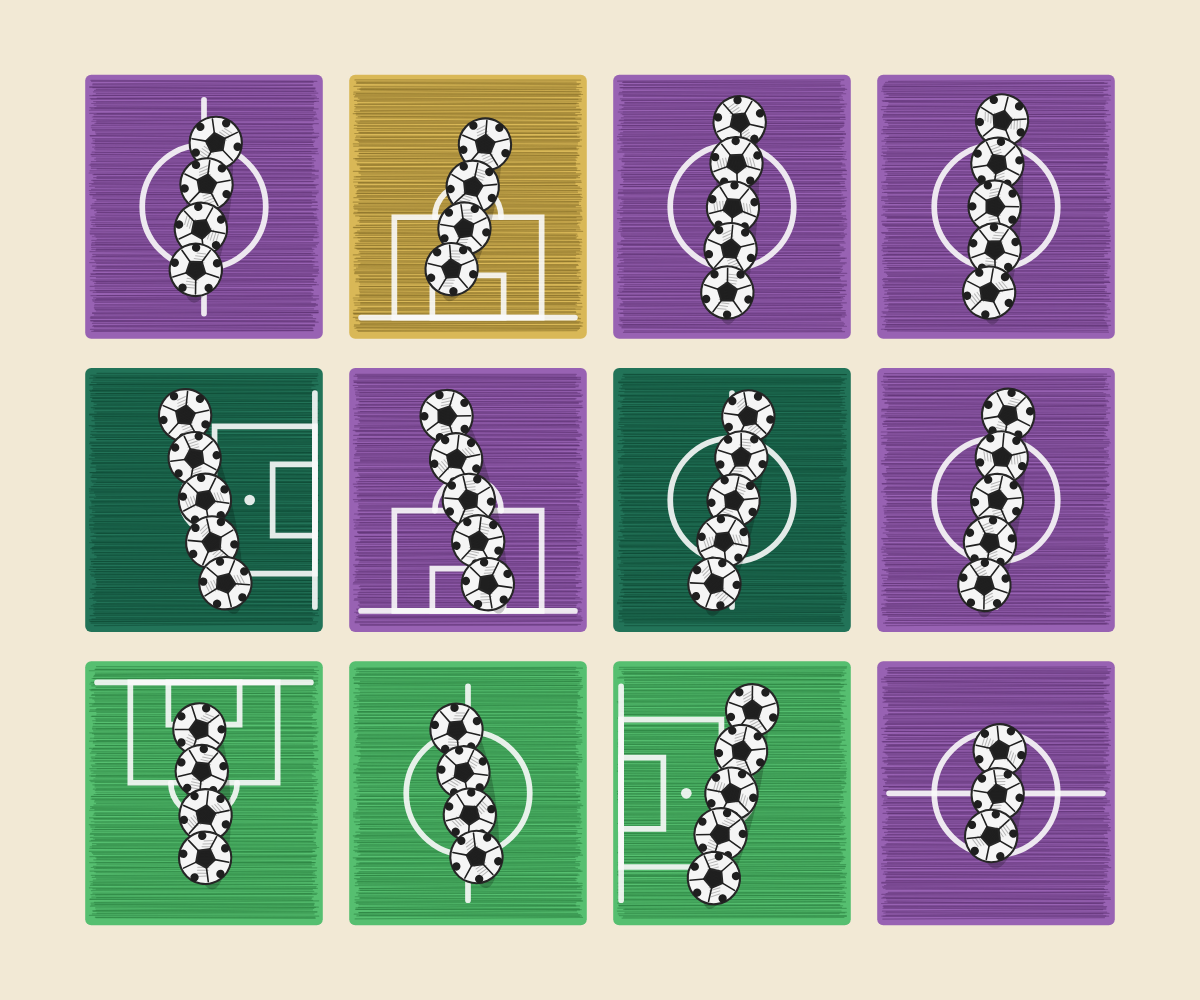
Frame 1 (no input)
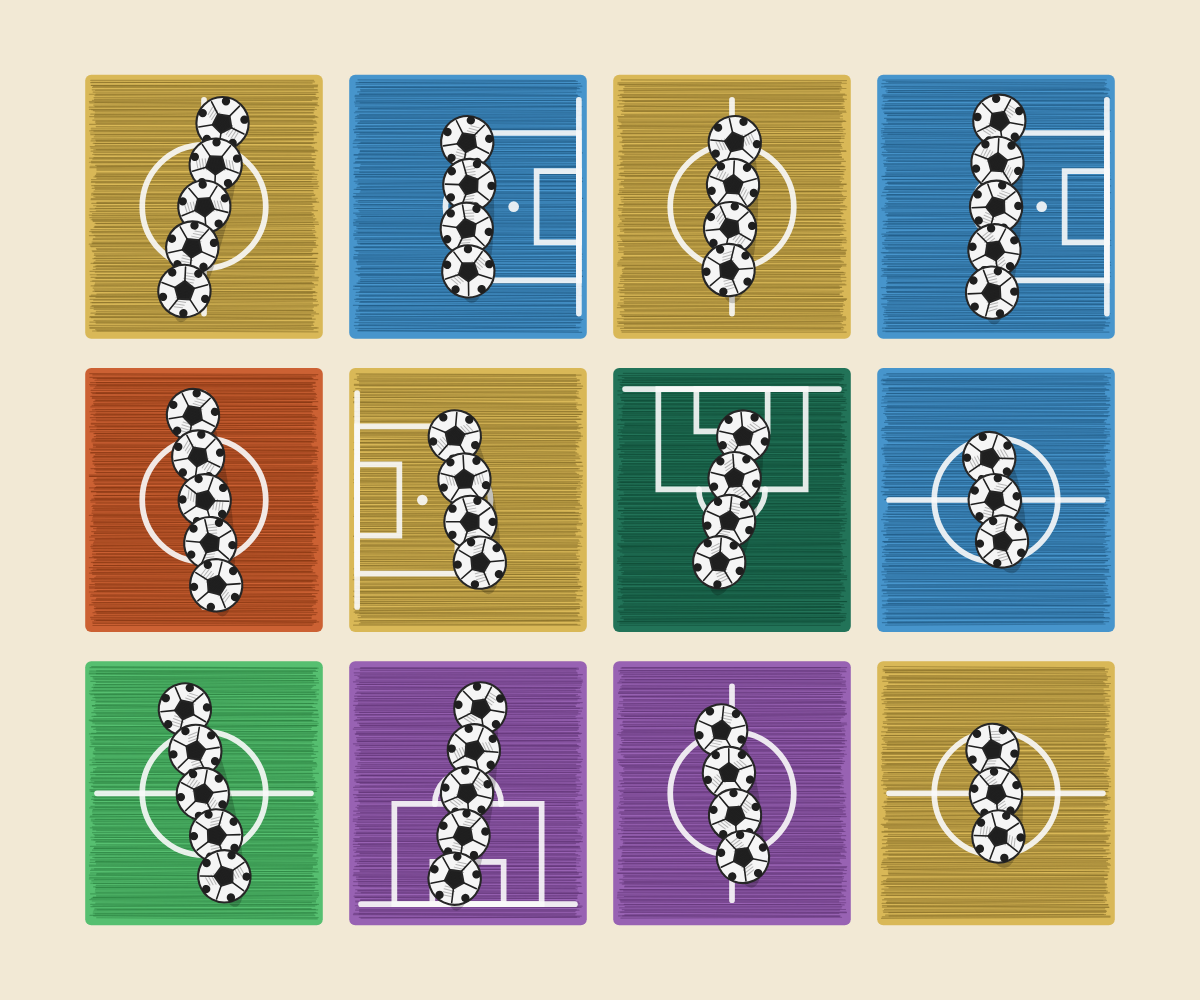
Frame 2 (the mouse pressed at the canvas centre, redrawn once)

The p5.js sketch that drew these frames (run headless with seeded random() and noise() and a simulated clock; the mouse was pressed at the canvas centre and the sketch redrawn once):

// p5.js sketch
// ── sketch.js
/* 
  ==================================================================
  ARTE GEOMÉTRICA GERATIVA: SÉRIE CAMPO E BOLAS DE FUTEBOL (p5.js)
  ==================================================================
  Inspirado na obra de Esteban Peñamil (@estebanpm__):
  https://x.com/estebanpm__/status/2094511037898965199
  
  CONCEITOS GEOMÉTRICOS ABORDADOS:
  1. Posição: Organização em grade responsiva e centralização com translate().
  2. Dimensões: Proporcionalidade baseada na menor dimensão da janela (min(width, height)).
  3. Inclinação / Direção: Rotação de marcações autênticas de campo e pilhas de bolas via rotate().
  4. Variabilidade: Composição gerativa única a cada carregamento/redimensionamento.
*/

// Paletas de cores para os cartões de campo de futebol (HSB)
const PALETAS_CAMPO = [
  { bg: [135, 55, 75], lines: [0, 0, 98], hatch: [135, 70, 45] },   // Verde Gramado Clássico
  { bg: [205, 65, 80], lines: [0, 0, 98], hatch: [205, 80, 45] },   // Futsal / Quadra Azul
  { bg: [18, 75, 80],  lines: [0, 0, 98], hatch: [18, 90, 45] },    // Campo de Saibro / Terra
  { bg: [45, 60, 85],  lines: [0, 0, 98], hatch: [45, 75, 45] },    // Gramado Seco / Dourado
  { bg: [280, 45, 70], lines: [0, 0, 98], hatch: [280, 60, 40] },   // Sintético / Violeta Vintage
  { bg: [160, 70, 45], lines: [0, 0, 98], hatch: [160, 85, 25] }    // Verde Escuro Profundo
];

function setup() {
  // 1. TAMANHO DINÂMICO DA TELA:
  createCanvas(windowWidth, windowHeight);

  // 2. DESENHO ESTÁTICO:
  noLoop();

  // Configuração do modo HSB (Hue, Saturation, Brightness, Alpha)
  colorMode(HSB, 360, 100, 100, 100);
}

function draw() {
  // Fundo de textura estilo papel vintage
  background(40, 12, 95);

  // ESPECIFICAÇÃO DE DIMENSÕES DA GRADE
  let ePaisagem = width > height;
  let colunas = ePaisagem ? 4 : 3;
  let linhas = ePaisagem ? 3 : 4;

  let larguraCartao = (width * 0.88) / colunas;
  let alturaCartao = (height * 0.88) / linhas;

  // ESPECIFICAÇÃO DE POSIÇÃO (Margens de Centralização)
  let margemX = (width - colunas * larguraCartao) / 2;
  let margemY = (height - linhas * alturaCartao) / 2;

  // CONSTRUÇÃO DA GRADE DE CARTÕES
  for (let i = 0; i < colunas; i++) {
    for (let j = 0; j < linhas; j++) {
      let posX = margemX + i * larguraCartao + larguraCartao / 2;
      let posY = margemY + j * alturaCartao + alturaCartao / 2;

      push();
      translate(posX, posY);
      desenharCartaoCampo(larguraCartao * 0.9, alturaCartao * 0.9);
      pop();
    }
  }
}

/*
  Desenha um cartão individual representando um trecho de campo de futebol
  com textura de hachuras, marcações reais de futebol e pilhas de bolas.
*/
function desenharCartaoCampo(largura, altura) {
  let paleta = random(PALETAS_CAMPO);

  // 1. BASE DO CARTÃO DE CAMPO
  rectMode(CENTER);
  noStroke();
  fill(paleta.bg[0], paleta.bg[1], paleta.bg[2]);
  rect(0, 0, largura, altura, 6);

  // 2. TEXTURA DE HACHURAS (ESTILO RISCADO / SKETCHY)
  stroke(paleta.hatch[0], paleta.hatch[1], paleta.hatch[2], 45);
  strokeWeight(1.2);
  let quantidadeHachuras = floor(altura * 0.75);
  for (let k = 0; k < quantidadeHachuras; k++) {
    let y = map(k, 0, quantidadeHachuras, -altura / 2 + 6, altura / 2 - 6);
    let x1 = -largura / 2 + random(4, 12);
    let x2 = largura / 2 - random(4, 12);
    line(x1, y + random(-1, 1), x2, y + random(-1, 1));
  }

  // 3. MARCAÇÕES GEOMÉTRICAS AUTÊNTICAS DE CAMPO DE FUTEBOL
  push();
  stroke(paleta.lines[0], paleta.lines[1], paleta.lines[2], 90);
  strokeWeight(max(2, min(largura, altura) * 0.024));
  noFill();

  // ESPECIFICAÇÃO DE INCLINAÇÃO E DIREÇÃO:
  // Rotaciona as marcações do campo em ângulos ortogonais aleatórios (0°, 90°, 180°, 270°)
  let angulosMarcacao = [0, HALF_PI, PI, PI + HALF_PI];
  let inclinacaoMarcacao = random(angulosMarcacao);
  rotate(inclinacaoMarcacao);

  // Sorteia entre apenas duas estruturas autênticas de futebol: Círculo Central ou Grande Área
  let tipoMarcacao = random([0, 1]);

  if (tipoMarcacao === 0) {
    // --- TIPO 0: CÍRCULO CENTRAL E LINHA DE MEIO-CAMPO ---
    let dimMenor = min(largura, altura);
    
    // Linha de meio-campo que divide o terreno
    line(-largura * 0.45, 0, largura * 0.45, 0);

    // Círculo central do campo
    circle(0, 0, dimMenor * 0.52);

    // Ponto central da saída de bola
    fill(paleta.lines[0], paleta.lines[1], paleta.lines[2], 90);
    noStroke();
    circle(0, 0, dimMenor * 0.05);

  } else {
    // --- TIPO 1: GRANDE ÁREA COMPLETA COM PEQUENA ÁREA E MEIA-LUA ---
    let largGA = largura * 0.62;  // Largura da grande área
    let altGA = altura * 0.38;    // Altura da grande área
    let largPA = largura * 0.30;  // Largura da pequena área
    let altPA = altura * 0.16;    // Altura da pequena área
    let baseY = altura * 0.42;    // Posição Y da linha de fundo

    // Linha de fundo
    line(-largura * 0.45, baseY, largura * 0.45, baseY);

    // Retângulo da Grande Área
    rect(0, baseY - altGA / 2, largGA, altGA);

    // Retângulo da Pequena Área (Área de Meta)
    rect(0, baseY - altPA / 2, largPA, altPA);

    // Arco da Grande Área (Meia-Lua do Pênalti)
    arc(0, baseY - altGA, largGA * 0.45, largGA * 0.45, PI, TWO_PI);

    // Ponto da Marca do Pênalti
    fill(paleta.lines[0], paleta.lines[1], paleta.lines[2], 90);
    noStroke();
    circle(0, baseY - altGA * 0.65, min(largura, altura) * 0.045);
  }
  pop();

  // 4. PILHA ALINHADA DE BOLAS DE FUTEBOL
  push();
  let inclinacaoPilha = random(-0.25, 0.25);
  rotate(inclinacaoPilha);

  let numBolas = floor(random(3, 6)); // Entre 3 e 5 bolas
  let tamanhoBola = min(largura, altura) * 0.22;
  let espacamento = tamanhoBola * 0.82; // Ligeira sobreposição vertical

  let alturaTotalPilha = (numBolas - 1) * espacamento;
  let inicioY = -alturaTotalPilha / 2;

  // Sombra suave sob a pilha de bolas
  noStroke();
  fill(0, 0, 0, 20);
  ellipse(4, 6, tamanhoBola * 0.85, alturaTotalPilha + tamanhoBola);

  // Loop para desenhar as bolas de futebol
  for (let b = 0; b < numBolas; b++) {
    let bolaY = inicioY + b * espacamento + random(-1, 1);
    let bolaX = random(-2, 2);
    let rotacaoBola = random(TWO_PI);

    desenharBolaFutebol(bolaX, bolaY, tamanhoBola, rotacaoBola);
  }
  pop();
}

/*
  Desenha uma bola de futebol estilizada com padrão clássico de pentágonos,
  linha de contorno e textura de hachura para harmonizar com a obra.
*/
function desenharBolaFutebol(x, y, diametro, angulo) {
  push();
  translate(x, y);
  rotate(angulo);

  let raio = diametro / 2;

  // Corpo base da bola (branca / creme)
  stroke(0, 0, 15);
  strokeWeight(raio * 0.08);
  fill(0, 0, 96);
  circle(0, 0, diametro);

  // Pentágono Central Preto
  fill(0, 0, 12);
  beginShape();
  for (let a = 0; a < 5; a++) {
    let ang = (TWO_PI / 5) * a - HALF_PI;
    let px = cos(ang) * (raio * 0.38);
    let py = sin(ang) * (raio * 0.38);
    vertex(px, py);
  }
  endShape(CLOSE);

  // Linhas dos gomos conectando o centro até as bordas
  stroke(0, 0, 12);
  strokeWeight(raio * 0.06);
  for (let a = 0; a < 5; a++) {
    let ang = (TWO_PI / 5) * a - HALF_PI;
    let px1 = cos(ang) * (raio * 0.38);
    let py1 = sin(ang) * (raio * 0.38);
    let px2 = cos(ang) * (raio * 0.92);
    let py2 = sin(ang) * (raio * 0.92);
    line(px1, py1, px2, py2);

    // Pentágonos parciais nas extremidades da bola
    let angProximo = (TWO_PI / 5) * (a + 0.5) - HALF_PI;
    let bx = cos(angProximo) * raio * 0.85;
    let by = sin(angProximo) * raio * 0.85;
    fill(0, 0, 12);
    circle(bx, by, raio * 0.26);
  }

  // Sombra interna e hachura estilo desenho manual
  stroke(0, 0, 15, 30);
  strokeWeight(1);
  for (let i = -raio * 0.7; i < raio * 0.7; i += 3) {
    if (Math.abs(i) < raio * 0.85) {
      let len = Math.sqrt(raio * raio - i * i) * 0.45;
      line(i, -len * 0.5, i + 2, len * 0.5);
    }
  }

  pop();
}

// --- ADAPTAÇÃO RESPONSIVA DA JANELA ---
function windowResized() {
  resizeCanvas(windowWidth, windowHeight);
  redraw();
}
